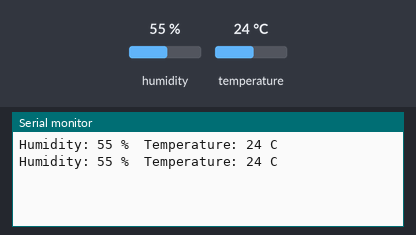
A sketch run on a simulated Arduino Uno, built with avr-gcc and run on an emulated ATmega328P. Shown: the last lines printed to the serial monitor. The inputs (shaded band) are chosen by the test bench; at power-on: humidity 55 %, temperature 24 °C.

Above: at 6.8 s.
6.9 s: humidity set to 22 %
At 10.5 s:
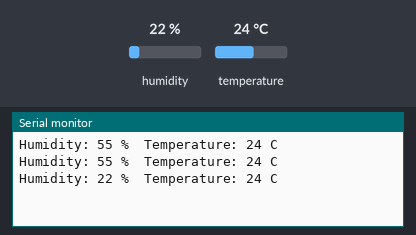
11.4 s: temperature set to 12 °C
At 12.4 s:
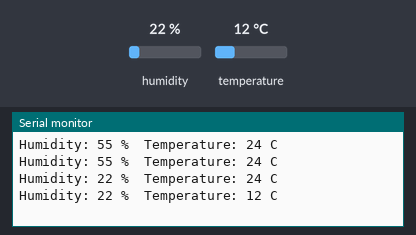
15.9 s: humidity set to 40 %
At 18.8 s:
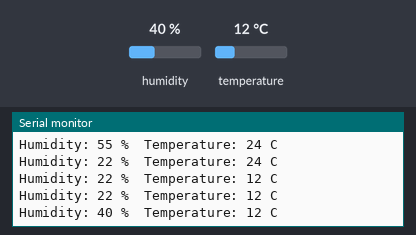
Timing chart, 0 to 20.3 s (numbered marks = the images above; inputs shaded):
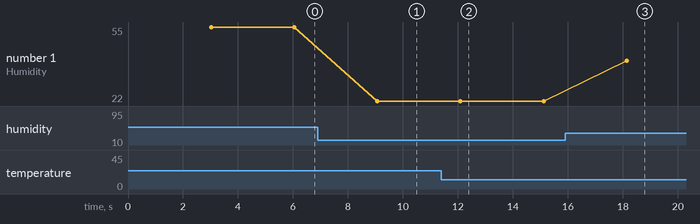

Measured:
- after the input at 6.9 s, the serial monitor: prints a new line after 2.2 s (image 1)
- after the input at 11.4 s, the serial monitor: prints a new line after 0.69 s (image 2)
- after the input at 15.9 s, the serial monitor: prints a new line after 2.2 s (image 3)
- plotted number 1: 55 → 22 after the input at 6.9 s, 22 → 40 after the input at 15.9 s

The sketch:

_14.DHT11_App.ino
```cpp
#include "DHT.h"                           // DHT.h 라이브러리를 포함합니다.
#define DHTPIN 2                         //  DHTPIN을 2로 설정합니다.
#define DHTTYPE DHT11            // DHTTYPE를 DHT11로 설정합니다.
DHT dht(DHTPIN, DHTTYPE);

void setup()  {
  Serial.begin(9600);                    // 시리얼 통신을 시작하며, 통신속도는 9600
}

void loop()  {
  delay(3000);                                             // 3초 대기
  int h = dht.readHumidity();                    // 변수 h를 선언하며 습도값을 대입
  int t = dht.readTemperature();             // 변수 t를 선언하며  온도값을   대입
  Serial.print("Humidity: ");                      // 시리얼 프린터에 출력 (이하생략)
  Serial.print(h);
  Serial.print(" %\t");
  Serial.print("Temperature: ");
  Serial.print(t);
  Serial.println(" C");
}
```
